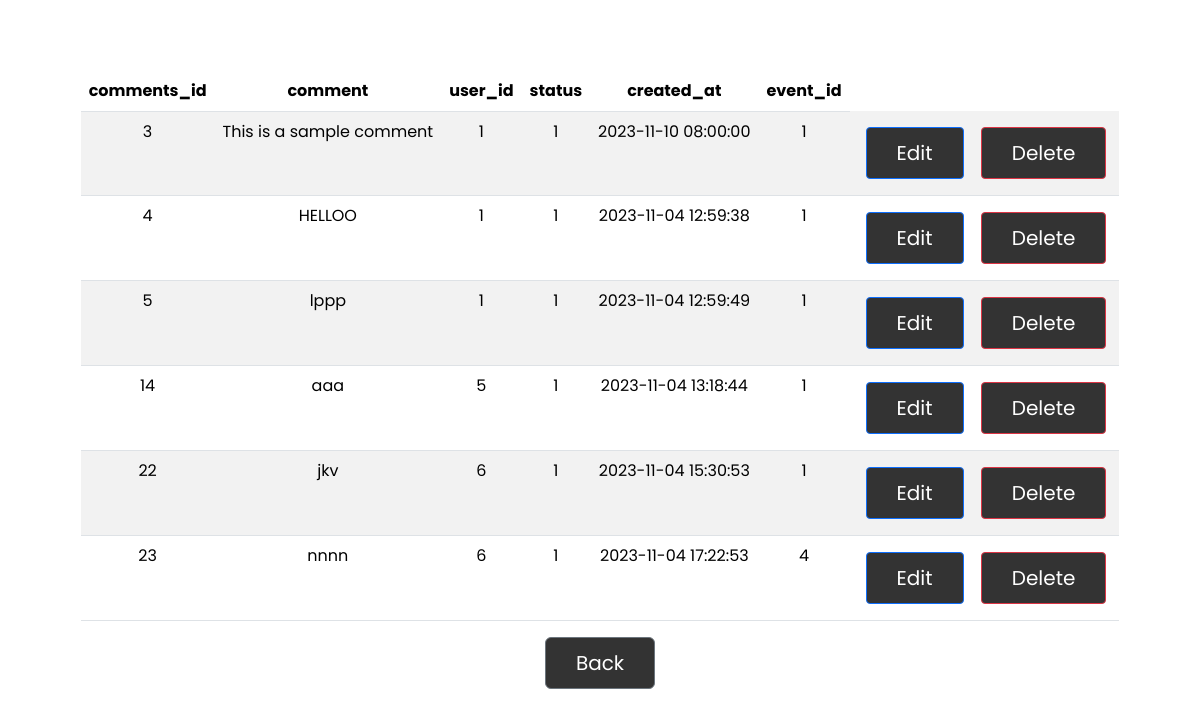
Page /comments_event_view.php on the committed database.
### tables this page shows
CREATE TABLE `comments` (
  `comments_id` int(11) NOT NULL,
  `comment` text DEFAULT NULL,
  `user_id` int(11) DEFAULT NULL,
  `status` tinyint(1) DEFAULT 2,
  `created_at` timestamp NOT NULL DEFAULT current_timestamp() ON UPDATE current_timestamp(),
  `event_id` int(11) NOT NULL
);

### comments_event_view.php (the view, shortened to what this page needs)
<!DOCTYPE html>
<html lang="en">
<head>
   <link rel="stylesheet" href="https://cdn.jsdelivr.net/npm/bootstrap@5.3.2/dist/css/bootstrap.min.css">
   <link rel="stylesheet" href="css/style.css">
</head>
<body>
<div class="container">
   <div class="content">
      <table class="table table-striped">
         <thead class="thead-dark">
            <tr>
               <th>comments_id</th>
               <th>comment</th>
               <th>user_id</th>
               <th>status</th>
               <th>created_at</th>
               <th>event_id</th>
            </tr>
         </thead>
         <tbody>
            <?php
            $conn = mysqli_connect('localhost', 'root', '', 'test333');
            $sql = "SELECT * FROM comments";
            $result = $conn->query($sql);
            while ($row = $result->fetch_assoc()) {
               echo "<tr>
                    <td>$row[comments_id]</td>
                    <td>$row[comment]</td>
                    <td>$row[user_id]</td>
                    <td>$row[status]</td>
                    <td>$row[created_at]</td>
                    <td>$row[event_id]</td>
                    <td>
                        <a class='btn btn-primary btn-sm m-2' href='edit_comments.php?id=$row[comments_id]'>Edit</a>
                        <a class='btn btn-danger btn-sm' href='delete_comments.php?id=$row[comments_id]'>Delete</a>
                    </td>
                </tr>";
            }
            ?>
         </tbody>
      </table>
      <a href="admin_page.php" class="btn btn-secondary">Back</a>
   </div>
</div>
</body>
</html>

### css/style.css (style rules this page uses)
* { font-family: 'Poppins', sans-serif; margin: 0; padding: 0; box-sizing: border-box; outline: none; border: none; text-decoration: none; }
.container { min-height: 100vh; display: flex; align-items: center; justify-content: center; padding: 20px; padding-bottom: 60px; }
.container .content { text-align: center; }
.container .content .btn { display: inline-block; padding: 10px 30px; font-size: 20px; background: #333; color: #fff; margin: 0 5px; text-transform: capitalize; }

### rows in the picture
comments: comments_id "3", comment "This is a sample comment", user "1", status "1", created_at "2023-11-10 08:00:00", event "1"
comments: comments_id "4", comment "HELLOO", user "1", status "1", created_at "2023-11-04 12:59:38", event "1"
comments: comments_id "5", comment "lppp", user "1", status "1", created_at "2023-11-04 12:59:49", event "1"
comments: comments_id "14", comment "aaa", user "5", status "1", created_at "2023-11-04 13:18:44", event "1"
comments: comments_id "22", comment "jkv", user "6", status "1", created_at "2023-11-04 15:30:53", event "1"
comments: comments_id "23", comment "nnnn", user "6", status "1", created_at "2023-11-04 17:22:53", event "4"
